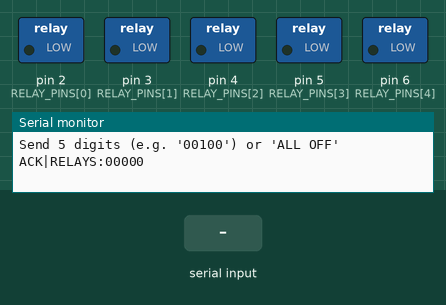
Bench run of a sketch on a simulated Arduino Uno, built with avr-gcc and run on an emulated ATmega328P. Shown: switched loads named in the sketch (green lamp = pin HIGH), the last lines printed to the serial monitor. The test bench sets the inputs (shaded band).

Above: at 1.2 s.
1.3 s: "ON\n" received over Serial
At 1.9 s:
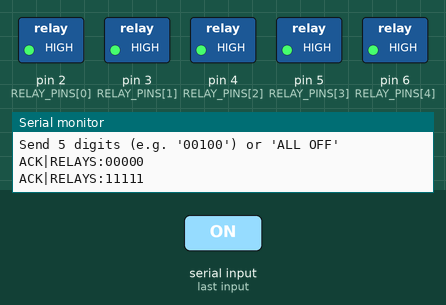
2.8 s: "OFF\n" received over Serial
At 3.1 s:
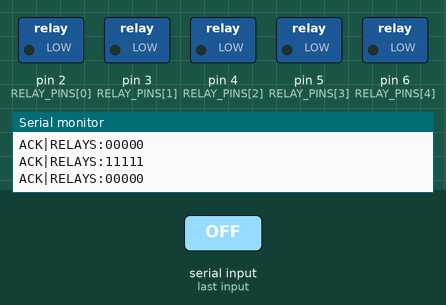
4.3 s: "ALL ON\n" received over Serial
At 5.6 s:
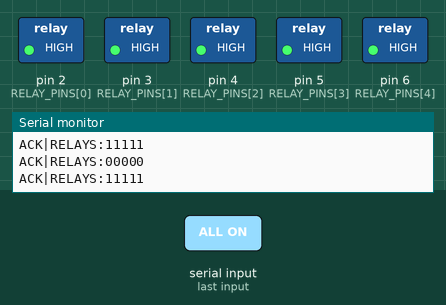
Timing chart, 0 to 7.3 s (numbered marks = the images above; inputs shaded):
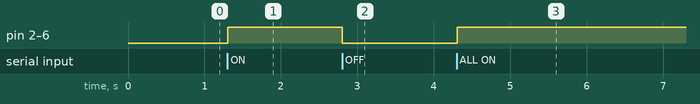

The sketch:

pump_relay.ino
```cpp
/*
 * 5-Relay & Water Pump Controller (5-Digit Bitmask Protocol)
 *
 * Pinout:
 *   - Relay 1 (Pump 1): Digital Pin 2
 *   - Relay 2 (Pump 2): Digital Pin 3
 *   - Relay 3 (Pump 3): Digital Pin 4
 *   - Relay 4 (Pump 4): Digital Pin 5
 *   - Relay 5 (Pump 5): Digital Pin 6
 *
 * Protocol over Serial (115200 baud):
 *   - 5-digit bitmask: "00000" to "11111" (e.g. "00100" turns on Pump 3 only)
 *   - "OFF" or "ALL OFF" or "0" -> Turns off all 5 relays ("00000")
 *   - "ON" or "ALL ON" or "1"   -> Turns on all 5 relays ("11111")
 */

#define BAUDRATE 9600
#define NUM_RELAYS 5

#define RELAY_ON HIGH
#define RELAY_OFF LOW

const int RELAY_PINS[NUM_RELAYS] = {2, 3, 4, 5, 6};

void applyBitmask(const String& mask) {
  for (int i = 0; i < NUM_RELAYS; i++) {
    if (mask[i] == '1') {
      digitalWrite(RELAY_PINS[i], RELAY_ON);
    } else if (mask[i] == '0') {
      digitalWrite(RELAY_PINS[i], RELAY_OFF);
    }
  }
  Serial.print("ACK|RELAYS:");
  Serial.println(mask);
}

void allOff() {
  applyBitmask("00000");
}

void allOn() {
  applyBitmask("11111");
}

void setup() {
  Serial.begin(BAUDRATE);
  for (int i = 0; i < NUM_RELAYS; i++) {
    pinMode(RELAY_PINS[i], OUTPUT);
    digitalWrite(RELAY_PINS[i], RELAY_OFF);
  }

  Serial.println("READY: 5-Relay Bitmask Controller (Pins 2, 3, 4, 5, 6)");
  Serial.println("Send 5 digits (e.g. '00100') or 'ALL OFF'");
  Serial.println("ACK|RELAYS:00000");
}

void loop() {
  if (Serial.available() > 0) {
    String cmd = Serial.readStringUntil('\n');
    cmd.trim();

    if (cmd.length() == NUM_RELAYS) {
      // Validate all characters are 0 or 1
      bool valid = true;
      for (int i = 0; i < NUM_RELAYS; i++) {
        if (cmd[i] != '0' && cmd[i] != '1') {
          valid = false;
          break;
        }
      }
      if (valid) {
        applyBitmask(cmd);
      } else {
        Serial.print("ERR|INVALID_MASK:");
        Serial.println(cmd);
      }
    }
    else if (cmd.equalsIgnoreCase("OFF") || cmd.equalsIgnoreCase("ALL OFF") || cmd.equalsIgnoreCase("ALL_OFF") || cmd == "0") {
      allOff();
    }
    else if (cmd.equalsIgnoreCase("ON") || cmd.equalsIgnoreCase("ALL ON") || cmd.equalsIgnoreCase("ALL_ON") || cmd == "1") {
      allOn();
    }
    else if (cmd.equalsIgnoreCase("STATUS")) {
      Serial.print("STATUS|RELAYS:");
      for (int i = 0; i < NUM_RELAYS; i++) {
        Serial.print(digitalRead(RELAY_PINS[i]) == RELAY_ON ? "1" : "0");
      }
      Serial.println();
    }
    else {
      Serial.print("ERR|UNKNOWN_CMD:");
      Serial.println(cmd);
    }
  }
}
```

Measured:
- after the input at 1.3 s, pin 2 (RELAY_PINS[0]), pin 3 (RELAY_PINS[1]), pin 4 (RELAY_PINS[2]), pin 5 (RELAY_PINS[3]), pin 6 (RELAY_PINS[4]): LOW → HIGH at once
- after the input at 2.8 s, pin 2 (RELAY_PINS[0]), pin 3 (RELAY_PINS[1]), pin 4 (RELAY_PINS[2]), pin 5 (RELAY_PINS[3]), pin 6 (RELAY_PINS[4]): HIGH → LOW at once
- after the input at 4.3 s, pin 2 (RELAY_PINS[0]), pin 3 (RELAY_PINS[1]), pin 4 (RELAY_PINS[2]), pin 5 (RELAY_PINS[3]), pin 6 (RELAY_PINS[4]): LOW → HIGH at once
